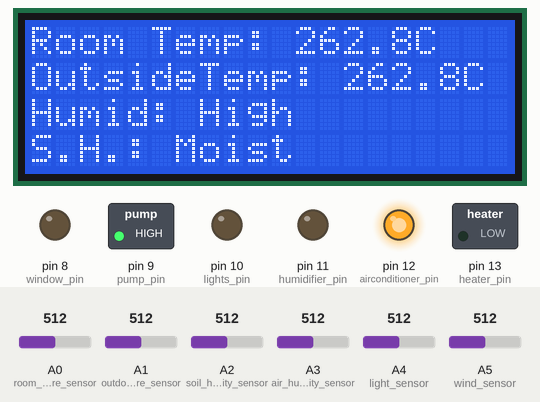
This sketch was run on a simulated Arduino Uno, built with avr-gcc and run on an emulated ATmega328P. On the bench: 20×4 character LCD, switched loads named in the sketch (green lamp = pin HIGH), output pins drawn as LEDs (lit = HIGH). Inputs (shaded band) come from the test bench; at power-on: A3 (air_humidity_sensor) = 512, A2 (soil_humidity_sensor) = 512, A4 (light_sensor) = 512, A0 (room_temperature_sensor) = 512, A1 (outdoor_temperature_sensor) = 512, A5 (wind_sensor) = 512.

Above: at 1.2 s.
1.3 s: A3 (air_humidity_sensor) set to 489
At 2.7 s:
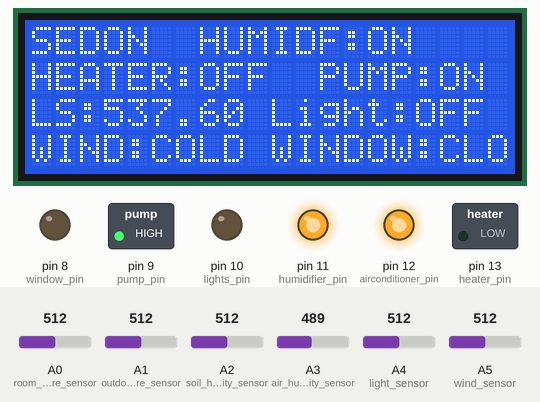
4.3 s: A2 (soil_humidity_sensor) set to 724
6.1 s: A2 (soil_humidity_sensor) set to 747
At 7.1 s:
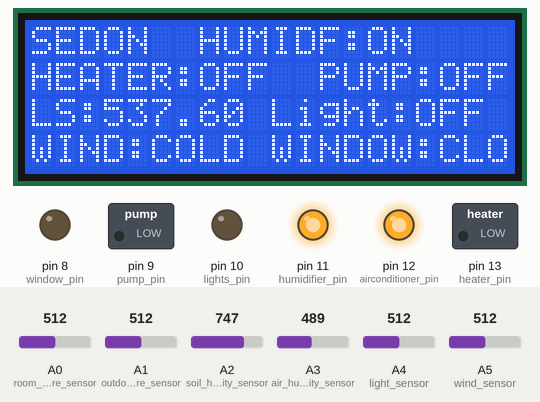
9.1 s: A4 (light_sensor) set to 101
At 10.4 s:
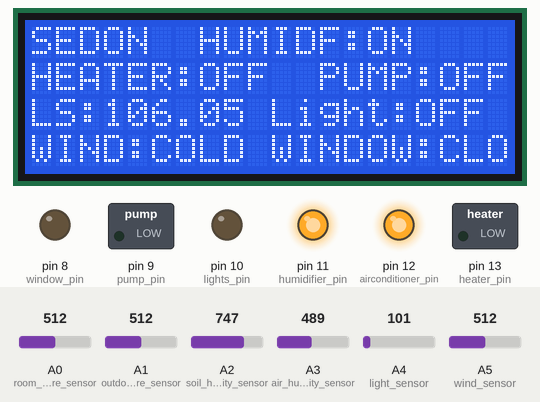
12.1 s: A4 (light_sensor) set to 91
At 13.2 s:
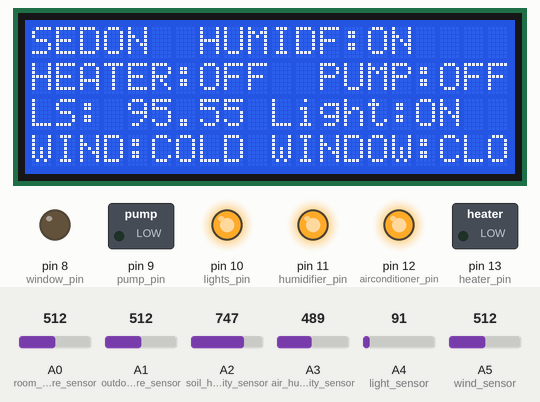
15.1 s: A0 (room_temperature_sensor) set to 30
At 16.5 s:
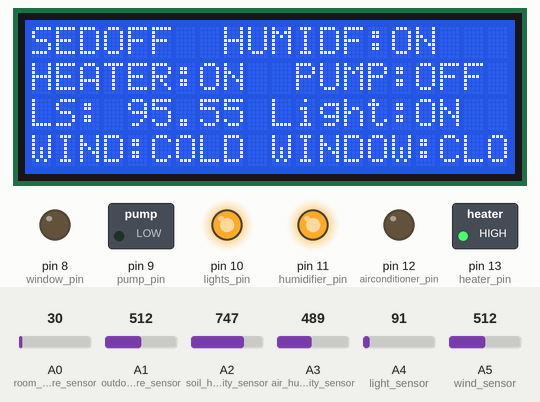
Timing chart, 0 to 18.1 s (numbered marks = the images above; inputs shaded):
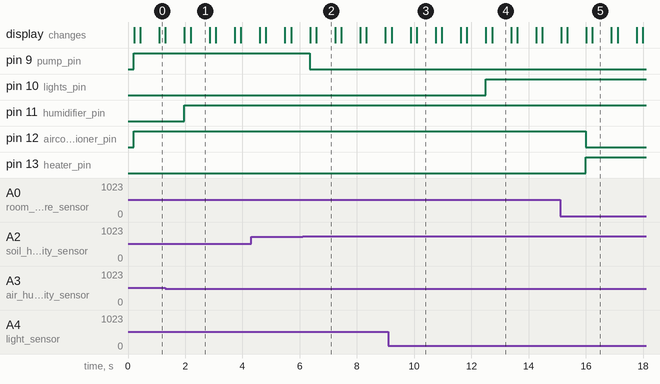

The sketch:

Green_House_project_in_Microprocessor.ino
```cpp
//LCD SETUP
#include <LiquidCrystal.h>
//display
const short rs=5, en=4, d4=3, d5=2, d6=1, d7=0;
LiquidCrystal lcd(rs,en,d4,d5,d6,d7);

// 14 - 22 - heater on
// 22 - 32 - window on ac off heater off
// 32+ = ac on heater of


// 20 - 22 - heater on
// 22 - 27 - window on ac off heater off
// 28+ = ac on heater of


//Control Variables Threshhold
const short heater_on_temp = 20;
const short heater_off_temp = 22;
const short ac_activate = 28;


//Temperature sensor
const short room_temperature_sensor = A0;
float room_temperature_value = 0;
float room_temperature_sensor_value = 0;
const short outdoor_temperature_sensor = A1;
float outdoor_temperature_value = 0;
float outdoor_temperature_sensor_value = 0;


// SOIL HUMIDITY SENSOR
const short soil_humidity_sensor = A2;
float soil_humidity_sensor_value = 0;

// AIR HUMIDITY SENSOR
const short air_humidity_sensor = A3;
float air_humidity_sensor_value = 0;

//OUTDOOR LIGHT SENSOR
const short light_sensor = A4;
float light_sensor_value = 0;

// WIND SENSOR
const short wind_sensor = A5;
float wind_sensor_value = 0;


// Control pins (output)
const short heater_pin = 13;
const short airconditioner_pin = 12;
const short humidifier_pin= 11;
const short lights_pin= 10;
const short pump_pin= 9;
const short window_pin= 8;

//control state
short heater_state = 0;
short airconditioner_state = 0;
short humidifier_state= 0;
short lights_state= 0;
short pump_state= 0;
short window_state= 0;

// for lcd


void setup() {

  //inputs
  pinMode(soil_humidity_sensor, INPUT);
  pinMode(air_humidity_sensor, INPUT);
  pinMode(light_sensor, INPUT);
  pinMode(room_temperature_sensor, INPUT);
  pinMode(outdoor_temperature_sensor, INPUT);
  pinMode(wind_sensor, INPUT);

  //outputs
  lcd.begin(20,4);
  pinMode(heater_pin, OUTPUT);
  pinMode(airconditioner_pin, OUTPUT);
  pinMode(humidifier_pin, OUTPUT);
  pinMode(lights_pin, OUTPUT);
  pinMode(pump_pin, OUTPUT);
  pinMode(window_pin, OUTPUT);

}

void loop() {

  //get all sensor data
  getTemperatureSensorData();
  getSoilHumiditySensorData();
  getAirHumiditySensorData();
  getLightSensorData();
  getWindSensorDate();

  updateLogic();


  lcd.clear();
  lcdDisplay();

  delay(10);

}


//tool functions

float normalizeAnalogInput(const int sensor){
  float value = 0;
   for (int i = 0; i <= 20; i++)
 {
   value = value + analogRead(sensor);
   delay(1);
 }
   value = value/20.0;
   return value;
}


// Sensor data

void getSoilHumiditySensorData(){
  soil_humidity_sensor_value  = normalizeAnalogInput(soil_humidity_sensor);

}

void getAirHumiditySensorData(){
    air_humidity_sensor_value  =  normalizeAnalogInput(air_humidity_sensor);
}

void getLightSensorData(){
    light_sensor_value  = normalizeAnalogInput(light_sensor);
}

void getTemperatureSensorData(){
  float temp_convert= ((5.0/1023.0)*100) ;
  //get sensor data
  room_temperature_sensor_value = normalizeAnalogInput(room_temperature_sensor);
  outdoor_temperature_sensor_value = normalizeAnalogInput(outdoor_temperature_sensor);
  //convert temp
  room_temperature_value = room_temperature_sensor_value * temp_convert;
  outdoor_temperature_value = outdoor_temperature_sensor_value * temp_convert;
}

void getWindSensorDate(){
  wind_sensor_value = normalizeAnalogInput(wind_sensor);
}

//LCD display function
void lcdDisplay(){
  lcd.clear();
  lcd.setCursor(0, 0);
  lcd.print("Room Temp: "+ String(room_temperature_value,1) + "C" );
  lcd.setCursor(0, 1);
  lcd.print("OutsideTemp: "+ String(outdoor_temperature_value,1 )+ "C");

  // HUMIDITY
  lcd.setCursor(0, 2);
  if (air_humidity_sensor_value<(1044/2)){
    lcd.print("Humid: Low");
  }
  else{
    lcd.print("Humid: High");
  }

  //SOIL HUMIDITY
  lcd.setCursor(0, 3);
  if(pump_state == 0){
    lcd.print("S.H.: Dry");
  }
  else if (pump_state == 1){
    lcd.print("S.H.: Moist");
  }
  else{
    lcd.print("S.H.: Wet");
  }

  delay(200);
  lcd.clear();
  //delay(700);

  lcd.setCursor(0, 0);
  if(airconditioner_state== 1 && humidifier_state ==1)  lcd.print("AC:ON  HUMIDF:ON");
  else if(airconditioner_state == 0 && humidifier_state ==0)  lcd.print("AC:OFF  HUMIDF:OFF");
  else if(airconditioner_state == 0 && humidifier_state ==1)  lcd.print("AC:OFF  HUMIDF:ON");
  else if(airconditioner_state == 1 && humidifier_state ==0)  lcd.print("AC:ON  HUMIDF:OFF");


  //PUMP AND HEATER
  lcd.setCursor(0, 1);
  if(heater_state== 1 && (pump_state ==0|| pump_state==1))  lcd.print("HEATER:ON  PUMP:ON");
  else if(heater_state== 0 && (pump_state ==0||pump_state==1))  lcd.print("HEATER:OFF  PUMP:ON");
  else if(heater_state== 1 && (pump_state ==2))  lcd.print("HEATER:ON  PUMP:OFF");
  else if(heater_state== 0 && (pump_state ==2))  lcd.print("HEATER:OFF  PUMP:OFF");

  //DAYTIME AND LIGHT
  lcd.setCursor(0, 2);
  if(lights_state== 1)   lcd.print("LS: "+ String(light_sensor_value) +" Light:ON" );
  else lcd.print("LS:"+ String(light_sensor_value) +" Light:OFF " );

  //wind and window
  lcd.setCursor(0, 3);
  if(window_state==0){
    lcd.print("WIND:LOW WINDOW:OPEN");
  }
  else if(window_state == 1){
    lcd.print("WIND:MID WINDOW:OPEN");
  }
  else if(window_state == 2){
    lcd.print("WIND:STORM WINDOW:CLOSED");
  }
  else{
    lcd.print("WIND:COLD WINDOW:CLOSED");
  }


  delay(500) ;
}

void updateLogic(){
  //air humidity and humidifier
  if(air_humidity_sensor_value<(1044/2)){
    digitalWrite(humidifier_pin,HIGH);
    humidifier_state = 1;
  }
  else{
    digitalWrite(humidifier_pin,LOW);
    humidifier_state = 0;
  }

  // lights
  if(light_sensor_value<100){
    digitalWrite(lights_pin,HIGH);
    lights_state = 1;
  }
  else{
    digitalWrite(lights_pin,LOW);
    lights_state = 0;
  }

  //airconditioner and heater
  if(room_temperature_value<heater_on_temp){
    //turn on heater
    digitalWrite(heater_pin,HIGH);
    digitalWrite(airconditioner_pin,LOW);
    heater_state = 1;
    airconditioner_state = 0;

  }
  else if(room_temperature_value>heater_off_temp && room_temperature_value<ac_activate){
    //BOTH OFF normal temp
    digitalWrite(heater_pin,LOW);
    digitalWrite(airconditioner_pin,LOW);
    heater_state = 0;
    airconditioner_state = 0;
  }
  else{
    digitalWrite(heater_pin,LOW);
    digitalWrite(airconditioner_pin,HIGH);
    heater_state = 0;
    airconditioner_state = 1;
  }

  //WINDOW CONTROL
  if(heater_state ==0 && airconditioner_state ==0)
  {
      if(((wind_sensor_value/1024)*100) <25 ){
      // low wind, open window
        digitalWrite(window_pin,HIGH);
        window_state = 0;
      }
      else if(((wind_sensor_value/1024)*100) >25 && ((wind_sensor_value/1024)*100) <75){
      // normal wind, open window
        digitalWrite(window_pin,HIGH);
        window_state = 1;
      }
      else{
        // high wind, close window
        digitalWrite(window_pin,LOW);
        window_state = 2;
      }
  }
  else{
    //bad temperature
    digitalWrite(window_pin,LOW);
    window_state = 3;
  }

  // pump control
  if(((soil_humidity_sensor_value/1024)*100) <25){
      //dry
      digitalWrite(pump_pin,HIGH);
      pump_state=0;
  }
  else if(((soil_humidity_sensor_value/1024)*100) <75){
      //moist
      digitalWrite(pump_pin,HIGH);
      pump_state=1;
  }
  else{
      //TURN OFF PUMP and wet
      digitalWrite(pump_pin,LOW);
      pump_state=2;
  }


}
```

Measured:
- the behaviour switches between 498 and 497 on A3 (air_humidity_sensor) (found by bisection; images 0 and 1)
- the behaviour switches between 731 and 732 on A2 (soil_humidity_sensor) (found by bisection; images 1 and 2)
- the behaviour switches between 96 and 95 on A4 (light_sensor) (found by bisection; images 3 and 4)
- after the input at 1.3 s, pin 11 (humidifier_pin): LOW → HIGH after 0.66 s; the display: first differs from a run without the input after 0.67 s (image 1 shows a later state)
- after the input at 6.1 s, pin 9 (pump_pin): HIGH → LOW after 0.25 s; the display: first changes after 0.26 s (image 2 shows a later state)
- after the input at 9.1 s, the display: first differs from a run without the input after 0.99 s (image 3)
- after the input at 12.1 s, pin 10 (lights_pin): LOW → HIGH after 0.39 s; the display: first differs from a run without the input after 0.62 s (image 4)
- after the input at 15.1 s, pin 12 (airconditioner_pin): HIGH → LOW after 0.90 s; pin 13 (heater_pin): LOW → HIGH after 0.90 s; the display: first differs from a run without the input after 0.92 s (image 5 shows a later state)
